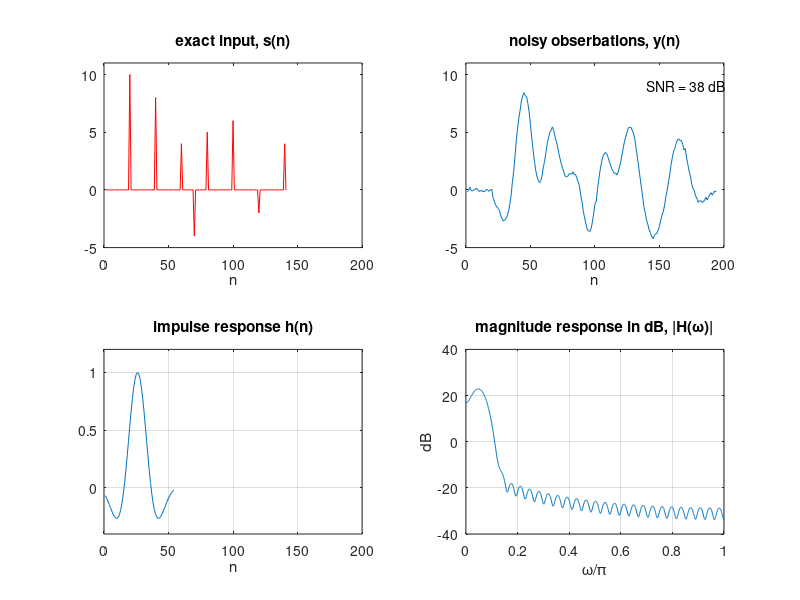
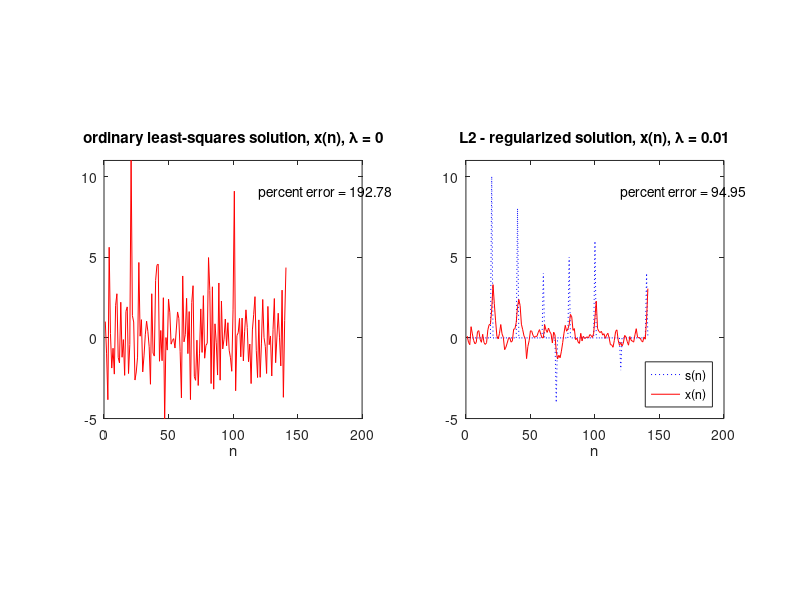
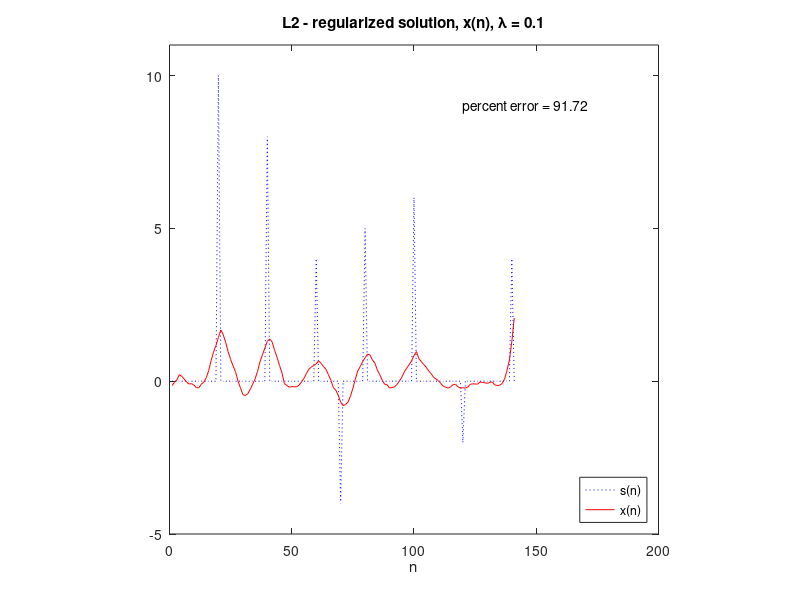

These charts were generated, in order, by the following MATLAB code: (Note: this script raises an error after producing the figures.)
%% 1. Sparse Spike Deconvolution
load yspike.mat

%% 1.a.Input Signal, Noisy Observations, and Filter
N = length(y);
M = 53;
n0 = 25;
L  =  N - M;
n = (1:L)';
Ln = (0:L-1)';
Mn = (0:M)';
Yn = (1:N)';

h = cos(0.15*(Mn - n0)).*exp(-0.004*(Mn - n0).^2); % define our filter
Hn = (1:length(h))';

w = linspace(0,pi,1000);

HH = 20*log10(abs(freqz(h,1,w))); % calculate magnitude response

H = convmtx(h(:),L);    % construct convolution matrix

s = zeros(L,1); % construct sparse input for comparison to recovered signal

ni = [20, 40 , 60, 70 ,80, 100, 120, 140]';

ai = [10, 8, 4, -4, 5, 6, -2, 4]';

s(ni) = ai;

% Plots

figure(1)
subplot(2,2,1)
plot(n,s,'r'), xlabel('n'), title('exact input, s(n)'),
axis([0, 200, -5, 11])

subplot(2,2,2)
plot(Yn,y), xlabel('n'), title('noisy obserbations, y(n)'),
axis([0, 200, -5, 11]), text(140,9,'SNR = 38 dB')

subplot(2,2,3)
plot(Hn,h), xlabel('n'), title('impulse response h(n)'),
axis([0, 200, -0.4, 1.2]), grid on

subplot(2,2,4)
plot(w/pi,HH), xlabel('\omega/\pi'), ylabel('dB'),
title('magnitude response in dB, |H(\omega)|'),
axis([0, 1, -40, 40]), grid on

%% 1.b. Ordinary Least Squares and L2-Regularized Solutions, lambda = 0.01

% Ordinary Least Squares Solution
xord = (H'*H)\(H'*y);

PerrorXord = 100*norm(xord - s)/norm(s);

% L2-Regularized Solution
lambda = 0.01;
x1L2 = (lambda*speye(L) + H'*H)\H'*y;

PerrorXL2 = 100*norm(x1L2 - s)/norm(s);

% Plots

figure(2)
subplot(1,2,1)
plot(n,xord,'r'), xlabel('n'), 
title('ordinary least-squares solution, x(n), \lambda = 0'),
axis([0, 200, -5, 11], 'square'), text(120,9,'percent error = 192.78')


subplot(1,2,2)
plot(n,s,'b:',n,x1L2,'r'), xlabel('n'), 
title('L2 - regularized solution, x(n), \lambda = 0.01'),
axis([0, 200, -5, 11], 'square'), text(120,9,'percent error = 94.95'), 
legend('s(n)','x(n)','Location','southeast');
axis square

%% 1.c. L2-Regularized Solution, lambda = 0.1
lambda = 0.1;
x1L2 = (lambda*speye(L) + H'*H)\H'*y;

PerrorXL2 = 100*norm(x1L2 - s)/norm(s);

% Plots

figure(3)
plot(n,s,'b:',n,x1L2,'r'), xlabel('n'), 
title('L2 - regularized solution, x(n), \lambda = 0.1'),
axis([0, 200, -5, 11], 'square'), text(120,9,'percent error = 91.72'), 
legend('s(n)','x(n)','Location','southeast');


%% 1.d. L0- and L1-regularized Solutions Using CVX and IRLS
% L1 case - CVX solution
lambda = 0.1; p = 1; q = 1, eps = 1e-5, K = 100;

cvx_begin                                 
   variable x1CVXL1(L)
   minimize(sum_square(H*x1CVXL1-y) + lambda*norm(x1CVXL1,1))
cvx_end

Perr1CVXL1 = 100*norm(x1CVXL1-s)/norm(s);             % reconstruction error


% L1 case - IRLS solution

% Initialize IRLS algorithm with L2-regularized solution
x1L2 = (lambda*speye(L) + (H.')*H)\(H.'*y); 

x1IRLSL1 = x1L2;

for k = 1:K
WIRLS = diag(1./(abs(x1IRLSL1).^q + eps));
xtemp = (lambda*WIRLS + H.'*H)\(H.'*y);
Perr1IRLSL1(k) = 100*norm(xtemp - x1IRLSL1)/norm(xtemp);
x1IRLSL1 = xtemp;
end

PercentError1IRLSL1 = 100*norm(x1IRLSL1-s)/norm(s);

% L0 Case - CVX Solution
lambda = 0.1; p = 0; q = 2, eps = 1e-5, K = 100;

cvx_begin                                 
   variable x1CVXL0(L)
   minimize(sum_square(H*x1CVXL0-y) + lambda*norm(x1CVXL0,1))
cvx_end

Perr1CVXL0 = 100*norm(x1CVXL0-s)/norm(s);             % reconstruction error

% L0 Case - IRLS Solution

% Initialize IRLS algorithm with L2-regularized solution
x1IRLSL0 = x1L2;

for k = 1:K
WIRLS = diag(1./(abs(x1IRLSL0).^q + eps));
xtemp = (lambda*WIRLS + H.'*H)\(H.'*y);
Perr1IRLSL0(k) = 100*norm(xtemp - x1IRLSL0)/norm(xtemp);
x1IRLSL0 = xtemp;
end

PercentError1IRLSL0 = 100*norm(x1IRLSL0-s)/norm(s);

% Plots

figure(4)
subplot(2,2,1)
plot(n,x1CVXL1,'r'), title('L1 - CVX solution, x(n), \lambda = 0.1'),
xlabel('n'), text(120, 10, 'percent error = 130.1'),
axis([0, 200, -5, 11], 'square')

subplot(2,2,3)
plot(Ln,x1IRLSL1,'r'),xlabel('n'), 
title('L1 - IRLS solution, x(n), \lambda = 0.1'),
axis([0, 200, -5, 11], 'square'), text(120, 10,'percent error = 128.5'), 
axis square


subplot(2,2,2)
plot(n,x1CVXL0,'r'), title('L0 - CVX solution, x(n), \lambda = 0.1'),
xlabel('n'), text(120, 10, 'percent error = 130.1'),
axis([0, 200, -5, 11], 'square')


subplot(2,2,4)
plot(Ln,x1IRLSL0,'r'),xlabel('n'), 
title('L0 - IRLS solution, x(n), \lambda = 0.1'),
axis([0, 200, -5, 11], 'square'), text(120, 10,'percent error = 128.5'), 

figure(5)
subplot(1,2,1)
k = 1:K;
plot(k,Perr1IRLSL1,'r',k,Perr1IRLSL1,'b.'), title('L1 - IRLS iteration error, P(k)'),
xlabel('iterations, k'), ylabel('percent'), axis square, grid on

subplot(1,2,2)
plot(k,Perr1IRLSL0,'r',k,Perr1IRLSL0,'b.'), title('L0 - IRLS iteration error, P(k)'),
xlabel('iterations, k'), ylabel('percent'), axis square, grid on

%% 2. Sparse Signal Recovery
load Asy

%% 2.a. Input Signal and Noisy Observation
S = length(s);
n = 1:S;

figure(6)
subplot(1,2,1)
plot(n,s),title('sparse input, s(n)'), xlabel('n'), 
axis([0, 2000, -1.1, 1.1], 'square');
%
Y = length(y);
yPad = [y; zeros(S-Y, 1)];
subplot(1,2,2)
plot(n,yPad),title('observations, y(n)'), xlabel('n'), 
axis([0, 2000, -20, 20], 'square');
%% 2.b.Minimum Norm and L2-regularized Solutions

% L2-Minimum Norm Solution
x2MinNorm = pinv(A)*y;

PercentError1IRLSL0 = 100*norm(x2MinNorm-s)/norm(s);

% L2-regularized solution, lambda = 0.1
lambda = 0.1;
x2L2 = (lambda*speye(S) + A'*A)\(A'*y);

PerrorX2L2 = 100*norm(x2L2 - s)/norm(s);

% Plots

figure(7)
subplot(1,2,1)
plot(n,x2MinNorm,'r'),title('L2, minimum-norm solution, x(n)'), xlabel('n'), 
axis([0, 2000, -1.1, 1.1], 'square'), text(1400, 0.9,'percent error = 71.21%')


subplot(1,2,2)
plot(n,x2L2,'r'), xlabel('n'), 
title('L2 - regularized solution, x(n), \lambda = 0.1'),
axis([0, 2000, -1.1, 1.1], 'square'), text(1200, 0.9,'percent error = 71.21%'), 
axis square

%% 2.c. L0- and L1-regularized Solutions Using CVX and IRLS

% L1 case - CVX solution
lambda = 0.1; p = 1; q = 1, eps = 1e-6, K = 20;

cvx_begin                                 
   variable x2CVXL1(S)
   minimize(sum_square(A*x2CVXL1-y) + lambda*norm(x2CVXL1,1))
cvx_end

Perr2CVXL1 = 100*norm(x2CVXL1-s)/norm(s);             % reconstruction error

% L1 case - IRLS solution

% Initialize IRLS algorithm with L2-regularized solution

x2IRLSL1 = x2L2;

for k = 1:K
WIRLS = diag(1./(abs(x2IRLSL1).^q + eps));
xtemp = (lambda*WIRLS + A.'*A)\(A.'*y);
Perr2IRLSL1(k) = 100*norm(xtemp - x2IRLSL1)/norm(xtemp);
x2IRLSL1 = xtemp;
end

PercentError2IRLSL1 = 100*norm(x2IRLSL1-s)/norm(s);

% L0 Case - IRLS Solution
p = 0; q = 2;
% Initialize IRLS algorithm with L2-regularized solution
x2IRLSL0 = x2L2;

for k = 1:K
WIRLS = diag(1./(abs(x2IRLSL0).^q + eps));
xtemp = (lambda*WIRLS + A.'*A)\(A.'*y);
Perr2IRLSL0(k) = 100*norm(xtemp - x2IRLSL0)/norm(xtemp);
x2IRLSL0 = xtemp;
end

PercentError2IRLSL0 = 100*norm(x2IRLSL0-s)/norm(s);

% Plots

figure(8)
subplot(1,2,1)
plot(n,x2CVXL1,'r'), title('L1 - CVX solution, x(n), \lambda = 0.1'),
xlabel('n'), text(1200, 0.9, 'percent error = 2.54%'),
axis([0, 2000, -1.1, 1.1], 'square')

subplot(1,2,2)
plot(n,x2IRLSL1,'r'),xlabel('n'), 
title('L1 - IRLS solution, x(n), \lambda = 0.1'),
axis([0, 2000, -1.1, 1.1], 'square'), text(1200, 0.9,'percent error = 2.54%'), 

figure(9)
plot(n,x2IRLSL0,'r'),xlabel('n'), 
title('L0 - IRLS solution, x(n), \lambda = 0.1'),
axis([0, 2000, -1.1, 1.1], 'square'), text(1200, 0.9,'percent error = 0.63%'), 

figure(10)
subplot(1,2,1)
k = 1:K;
plot(k,Perr2IRLSL1,'r',k,Perr2IRLSL1,'b.'), title('L1 - IRLS iteration error, P(k)'),
xlabel('iterations, k'), ylabel('percent'), axis([0, 20, 0, 90], 'square'), grid on

subplot(1,2,2)
plot(k,Perr2IRLSL0,'r',k,Perr2IRLSL0,'b.'), title('L0 - IRLS iteration error, P(k)'),
xlabel('iterations, k'), ylabel('percent'), axis([0, 20, 0, 90], 'square'), grid on
